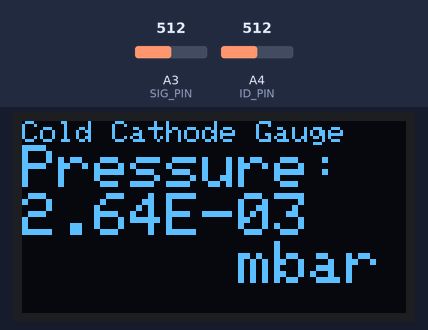
A sketch run on a simulated Arduino Uno, built with avr-gcc and run on an emulated ATmega328P. Parts: 128×64 one-colour display. The inputs (shaded band) are chosen by the test bench; at power-on: A4 (ID_PIN) = 512, A3 (SIG_PIN) = 512.

Above: at 1.6 s.
1.7 s: A4 (ID_PIN) set to 489
At 4.0 s:
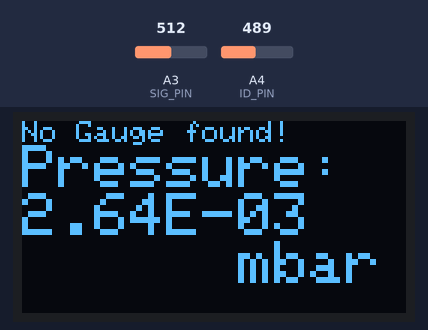
5.9 s: A3 (SIG_PIN) set to 651
At 7.5 s:
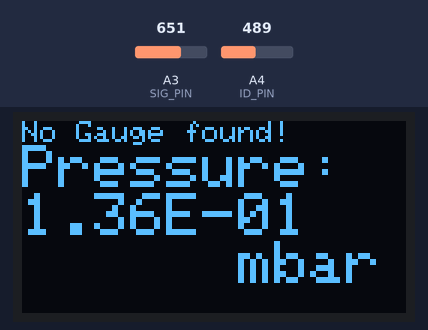
9.2 s: A3 (SIG_PIN) set to 680
At 10.8 s:
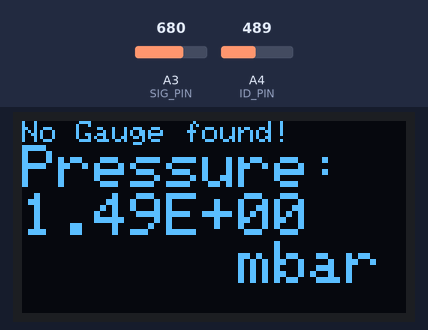
13.5 s: A4 (ID_PIN) set to 750
At 16.3 s:
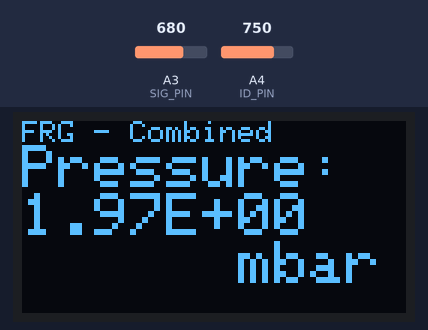
17.8 s: A4 (ID_PIN) set to 886
20.1 s: A4 (ID_PIN) set to 914
At 23.0 s:
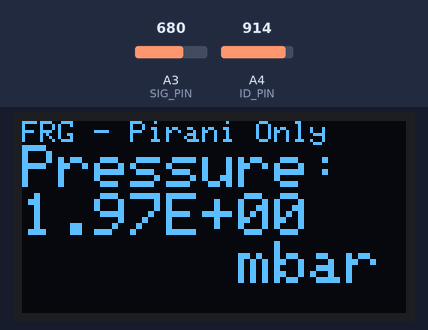
Timing chart, 0 to 24.5 s (numbered marks = the images above; inputs shaded):
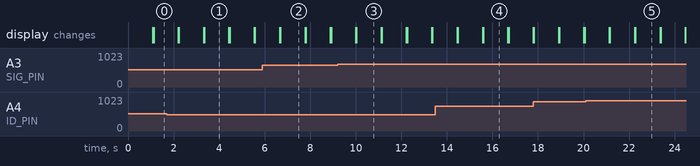

The sketch:

PCVG_Controller_FW.ino
```cpp
#include <SPI.h>
#include <Wire.h>
#include <Adafruit_SSD1306.h>
#include <stdlib.h>

#define OLED_RESET 4  //4
Adafruit_SSD1306 display(OLED_RESET);

const int ID_PIN = A4;
const int SIG_PIN = A3;

enum gaugeType {
  notFound,
  fulRangPirani, //idVal 981
  fulRangCombined, //idVal 819
  coldCathode //idVal 655
};

gaugeType curType = notFound;
float curPressure = 0;

//Setup routine
void setup() {

  pinMode(ID_PIN, INPUT);
  pinMode(SIG_PIN, INPUT);

  Serial.begin(115200);
  display.begin(SSD1306_SWITCHCAPVCC, 0x3C);

  // Clear the buffer.
  display.clearDisplay();
  display.display();

  display.setTextColor(WHITE);

}

//Read the voltage at the ID_PIN and set the current gauge type.
void identifyGauge() {
  int idVal = analogRead(ID_PIN);
  if ((idVal >= 500) && (idVal < 740)) {
    curType = coldCathode;
  }
  else if ((idVal >= 740) && (idVal < 900)) {
    curType = fulRangCombined;
  }
  else if (idVal >= 900) {
    curType = fulRangPirani;
  }
  else {
    curType = notFound;
  }
}

//Read the voltage at the SIG_PIN, average reading numAvgs times and convert it into a pressure using the formula provided in the datasheet.
void updatePressure() {

  float tmpReading = 0;
  int numAvgs = 50;

  for (int i=0; i < numAvgs; i++) {
    tmpReading += analogRead(SIG_PIN);
    delay(20);
  }

  float avgd = tmpReading / numAvgs; //average reading
  //Serial.println("AVG SIG VAL: " + String(avgd));
  float pressure = pow(10.00, 1.667*(avgd*21/2048)-11.33); //resistor divider and ADC resolution
  curPressure = pressure;

}

//Print the connected gauge type on the display.
void showGaugeType() {

  display.setTextSize(1);

  if (curType == notFound) {
    display.println("No Gauge found!");
  }
  else if (curType == fulRangPirani) {
    display.println("FRG - Pirani Only");
  }
  else if (curType == fulRangCombined) {
    display.println("FRG - Combined");
  }
  else {
    display.println("Cold Cathode Gauge");
  }

  display.display();
}

//Format the current pressure into a mantissa-exponent format and print it on the display.
char pString[10] = "";
void showPressureReading() {

  display.setTextSize(2);
  display.println("Pressure:");
  //display.println();

  display.setTextSize(2.5);
  dtostre(curPressure,pString,2,DTOSTR_ALWAYS_SIGN | DTOSTR_UPPERCASE);
  char *movedP = pString + 1;
  display.println(movedP);

  display.setTextSize(2);
  display.println("      mbar");
  display.display();

}

//Main worker loop
void loop() {

  display.clearDisplay();
  identifyGauge();
  updatePressure();

  display.setCursor(0,0);

  showGaugeType();
  showPressureReading();

  //OPT: If request code was received over serial interface, reply with current pressure.
  if (Serial.available() > 0) {
    int incomingByte;
    int index;
    incomingByte = Serial.read();
    index = incomingByte - 48;
    Serial.println(pString);
  }

  delay(50);


}
```

Measured:
- the behaviour switches between 500 and 499 on A4 (ID_PIN) (found by bisection; images 0 and 1)
- the behaviour switches between 662 and 663 on A3 (SIG_PIN) (found by bisection; images 2 and 3)
- the behaviour switches between 899 and 900 on A4 (ID_PIN) (found by bisection; images 4 and 5)
- after the input at 1.7 s, the display: first differs from a run without the input after 1.6 s (image 1 shows a later state)
- after the input at 5.9 s, the display: first differs from a run without the input after 0.79 s (image 2)
- after the input at 9.2 s, the display: first differs from a run without the input after 0.83 s (image 3)
- after the input at 13.5 s, the display: first differs from a run without the input after 2.1 s (image 4 shows a later state)
- after the input at 20.1 s, the display: first differs from a run without the input after 2.1 s (image 5 shows a later state)
